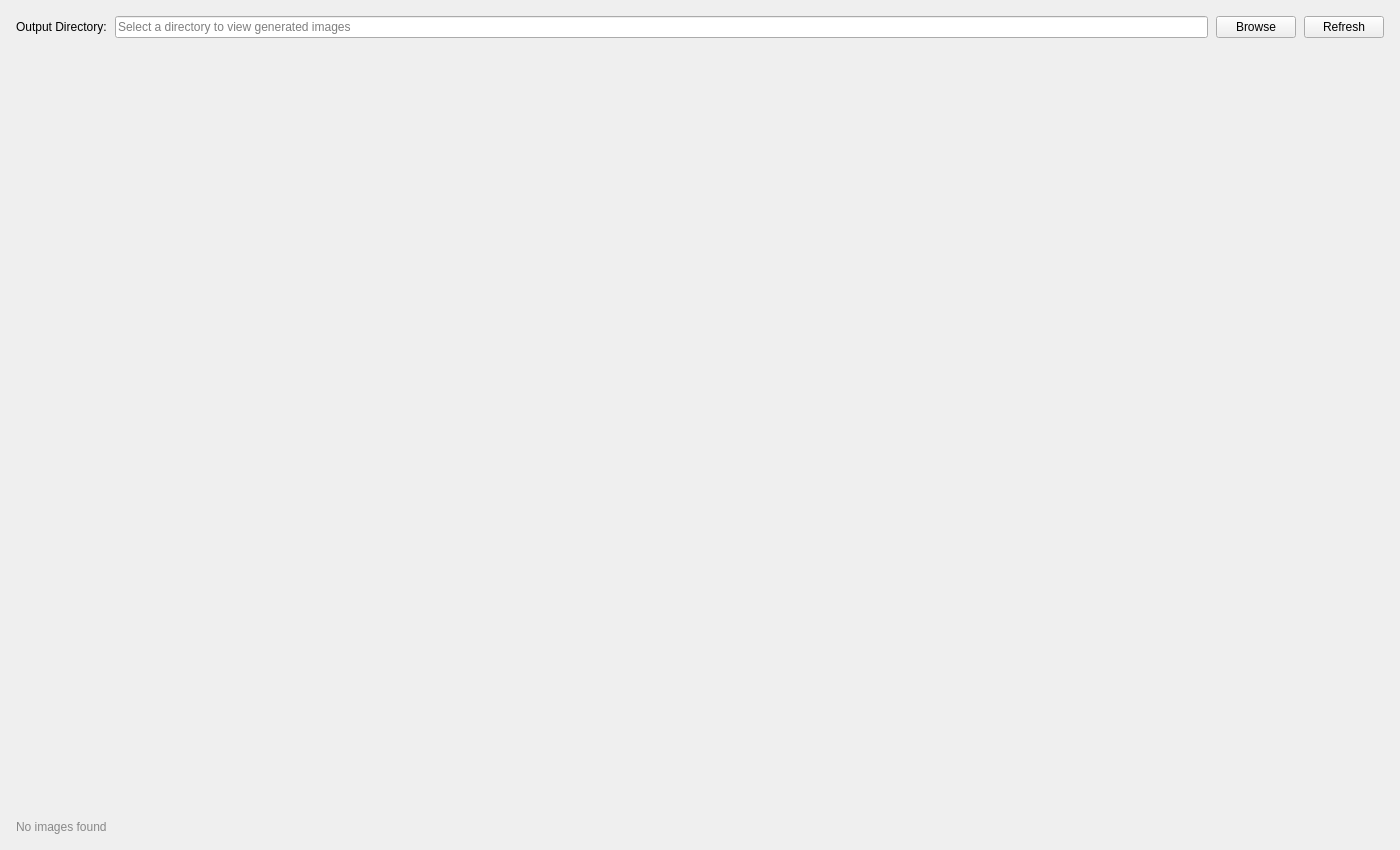
<?xml version="1.0" encoding="UTF-8"?>
<ui version="4.0">
 <class>ComfyUIGalleryTab</class>
 <widget class="QWidget" name="ComfyUIGalleryTab">
  <property name="geometry">
   <rect>
    <x>0</x>
    <y>0</y>
    <width>1400</width>
    <height>850</height>
   </rect>
  </property>
  <layout class="QVBoxLayout" name="galleryMainLayout">
   <property name="spacing">
    <number>8</number>
   </property>
   <property name="leftMargin">
    <number>16</number>
   </property>
   <property name="topMargin">
    <number>16</number>
   </property>
   <property name="rightMargin">
    <number>16</number>
   </property>
   <property name="bottomMargin">
    <number>16</number>
   </property>
   <item>
    <layout class="QHBoxLayout" name="galleryHeaderLayout">
     <item>
      <widget class="QLabel" name="galleryDirLabel">
       <property name="text">
        <string>Output Directory:</string>
       </property>
      </widget>
     </item>
     <item>
      <widget class="QLineEdit" name="GalleryOutputDir">
       <property name="placeholderText">
        <string>Select a directory to view generated images</string>
       </property>
      </widget>
     </item>
     <item>
      <widget class="QPushButton" name="GalleryBrowse">
       <property name="text">
        <string>Browse</string>
       </property>
       <property name="minimumSize">
        <size>
         <width>80</width>
         <height>0</height>
        </size>
       </property>
      </widget>
     </item>
     <item>
      <widget class="QPushButton" name="GalleryRefresh">
       <property name="text">
        <string>Refresh</string>
       </property>
       <property name="minimumSize">
        <size>
         <width>80</width>
         <height>0</height>
        </size>
       </property>
      </widget>
     </item>
    </layout>
   </item>
   <item>
    <widget class="QScrollArea" name="galleryScrollArea">
     <property name="widgetResizable">
      <bool>true</bool>
     </property>
     <property name="frameShape">
      <enum>QFrame::NoFrame</enum>
     </property>
     <widget class="QWidget" name="galleryScrollContent">
      <layout class="QVBoxLayout" name="galleryContentLayout">
       <item>
        <widget class="QWidget" name="galleryThumbnailContainer">
         <property name="sizePolicy">
          <sizepolicy hsizetype="Expanding" vsizetype="Expanding">
           <horstretch>0</horstretch>
           <verstretch>0</verstretch>
          </sizepolicy>
         </property>
        </widget>
       </item>
      </layout>
     </widget>
    </widget>
   </item>
   <item>
    <layout class="QHBoxLayout" name="galleryFooterLayout">
     <item>
      <widget class="QLabel" name="GalleryStatus">
       <property name="text">
        <string>No images found</string>
       </property>
       <property name="styleSheet">
        <string>color: #888888;</string>
       </property>
      </widget>
     </item>
     <item>
      <spacer name="galleryFooterSpacer">
       <property name="orientation">
        <enum>Qt::Horizontal</enum>
       </property>
      </spacer>
     </item>
    </layout>
   </item>
  </layout>
 </widget>
 <resources/>
 <connections/>
</ui>
